Frame 1 (no input): blank canvas, image omitted
Frame 60 (no input): blank canvas, image omitted
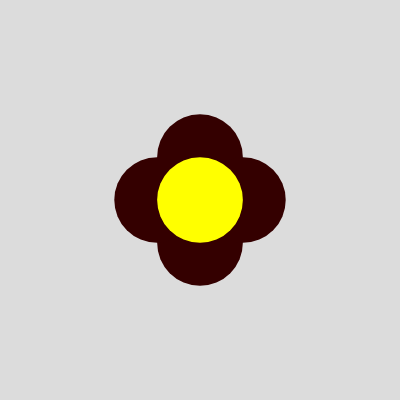
Frame 120 (the mouse pressed at the canvas centre since frame 60)

The p5.js sketch whose frames 1 and 60 were blank and that drew this single picture after the mouse press (run headless with seeded random() and noise() and a simulated clock; from frame 60 on, the mouse is pressed at the canvas centre):

// p5.js sketch
// ── sketch.js
function setup(){
    createCanvas(400,400);
    background(220);
}
function mousePressed(){
  let petalSize= random(50,100); //randomizer for petal size
    drawFlower(mouseX,mouseY,petalSize);
}
function drawFlower(x,y,z){
    fill(random(0,250),0,0); //using randomizer tochange petal color
    noStroke();
    ellipse(x,y+z/2,z);  //bottom
    ellipse(x,y-z/2,z);  //top
    ellipse(x-z/2,y,z);  //left
    ellipse(x+z/2,y,z); //right
    fill("yellow");
    ellipse(x,y,z);  //center
}
function draw(){
    
}
